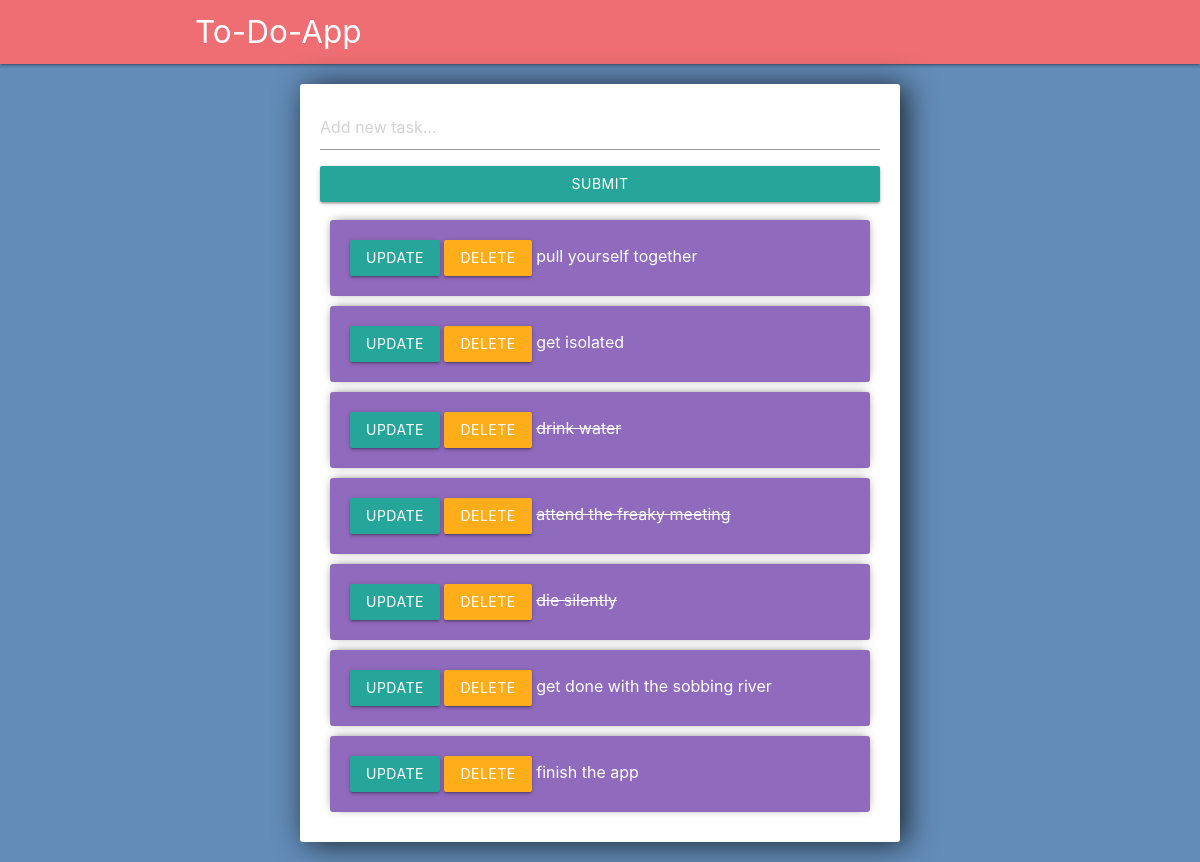
Page /api/v1/todo on the earlier database version.
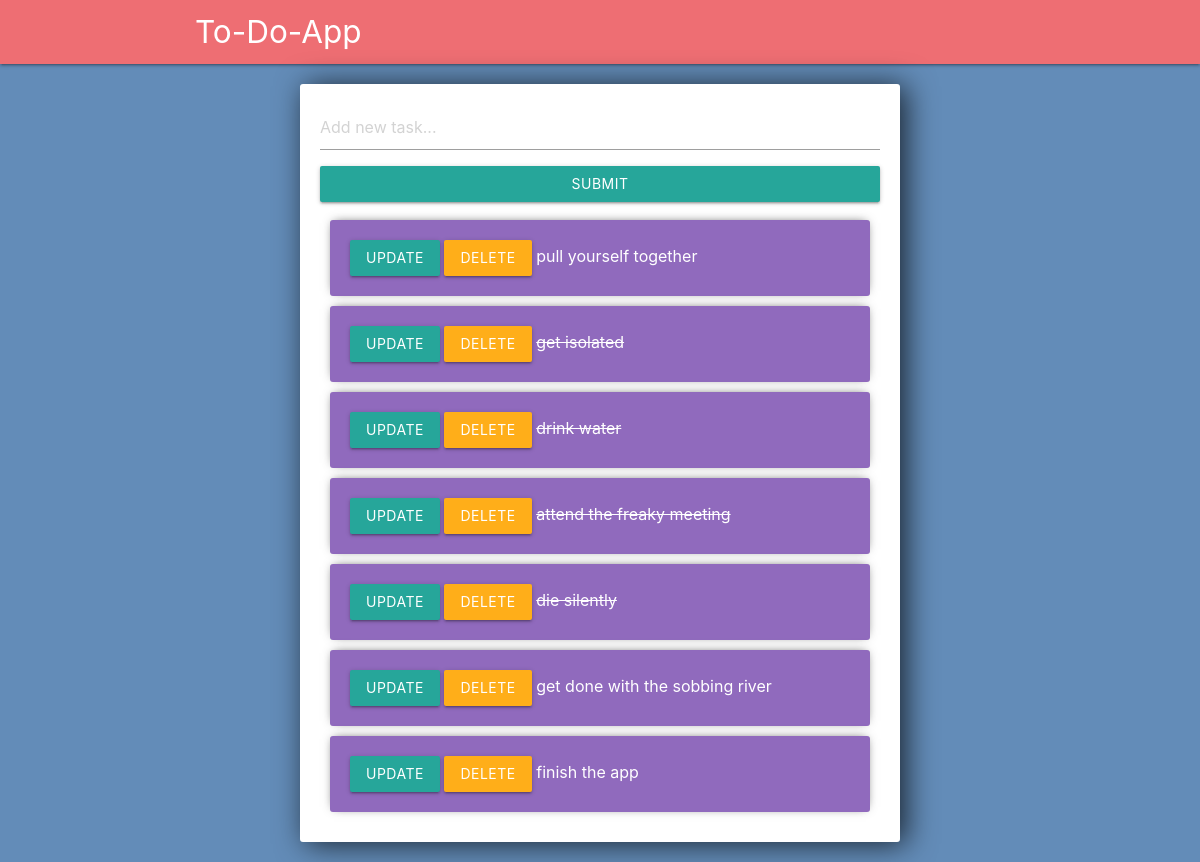
Same page on the later database version.
### api/models.py (models this page shows)
class Task(models.Model):
    title = models.CharField(max_length=200)
    completed = models.BooleanField(default=False)
    created = models.DateTimeField(auto_now_add=True)
    def __str__(self):
        return self.title

### api/views.py (the view)
# urls.py: path('todo', views.toDo, name='list'),
def toDo(request):
    tasks = Task.objects.all()
    form = TaskForm()
    if request.method == "POST":
        form = TaskForm(request.POST)
        if form.is_valid():
            form.save()
        return redirect('/api/v1/todo')
    constext = {'tasks': tasks, "form": form}
    return render(request, 'tasks/list.html', constext)

### api/forms.py
class TaskForm(forms.ModelForm):
  title= forms.CharField(widget= forms.TextInput(attrs={'placeholder':'Add new task...'}))
  class Meta:
    model = Task
    fields = '__all__'

### api/templates/tasks/list.html (shortened to what this page needs)
<!DOCTYPE html>
<html lang="en">
<head>
  <link rel="stylesheet" href="https://stackpath.bootstrapcdn.com/bootstrap/4.3.1/css/bootstrap.min.css">
  <link rel="stylesheet" href="https://cdnjs.cloudflare.com/ajax/libs/materialize/1.0.0/css/materialize.min.css">
</head>
  <body>
    <nav class="nav-wrapper">
      <div class="container">
        <a href="#" class="brand-logo" aria-disabled="true">
          To-Do-App
        </a>
      </div>
    </nav>
  <div class= "center-column">
    <form method="POST" action= "/api/v1/todo">
        {{form.title}}
        <input class= "btn btn-info" type="submit" name= "add a task" >
    </form>
    <div class= "todo-list">
      {% for task in tasks %}
      <div class="item-row">
          <a class= "btn btn-sm btn-info" href={% url 'updated_task' task.id %}>Update</a>
          <a class= "btn btn-sm btn-danger" href={% url 'deleted_task' task.id %}>Delete</a>
          {% if task.completed == True%}
          <strike> {{task}} </strike>
          {% else %}
          <span>{{task}}</span>
          {%endif%}
          </div>
      {% endfor%}
      </div>
    </div>
  </body>
</html>

### api/templates/tasks/list.html (style rules this page uses)
body { background-color: #638CB8; }
input { width: 100%; padding: 12px 20px; margin: 8px 0; box-sizing: border-box; }
input::placeholder { color: #d3d3d3; }
.center-column { width:600px; margin: 20px auto; padding:20px; background-color: #fff; border-radius: 3px; box-shadow: 6px 2px 30px 0px rgba(0,0,0,0.75); }
.item-row { background-color: #906abd; margin: 10px; padding: 20px; border-radius: 3px; color: #fff; font-size: 16px; box-shadow: 0px -1px 10px -4px rgba(0,0,0,0.75); }
.btn-danger { background-color: #ffae19; border-color: #e59400; }

Differences in the rows shown:
changed Task "get isolated": completed False → True (drawn)
